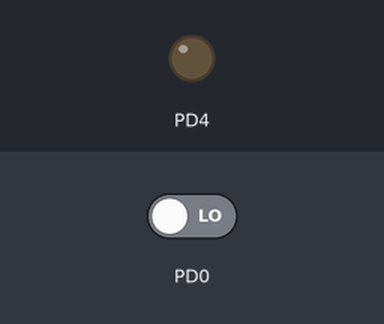
Bench run of a program on a simulated ATmega32, built with avr-gcc and emulated at 8 MHz. Parts: output pins drawn as LEDs (lit = HIGH). The inputs (shaded band) are chosen by the test bench; at power-on: PD0 LOW.

Above: at 0.3 s.
Timing chart, 0 to 1.8 s (numbered marks = the images above):
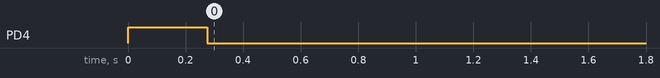

The program:

main.c
```c
/*
 *  Buzzer_and_Button.c
 *
 *  Created: 4/4/2024
 *  Author : Mina Basally
 *
 */

#define F_CPU		8000000UL

#include "util/delay.h"
#include "utils.h"
#include "ATmega32_MemoryMap_3.h"


void GPIO_init() {
	DDRD = 0b00010000;		// Configuring PD4 as an output pin
	PORTD |= (0b1 << 4);
	_delay_ms(275);
	PORTD &= ~(0b1 << 4);
	_delay_ms(275);
}


int main(void) {
	GPIO_init();

    while (1) {

		if (readbit(PIND, 0)) {
			setbit(PORTD, 4);
			_delay_ms(225);
			clearbit(PORTD, 4);
			while (readbit(PIND, 0)) ;
		}

    }

}
```

ATmega32_MemoryMap_3.h
```c
/*
 * ATmega32_MemoryMap_3.h
 *
 * Created: 4/4/2024
 *  Author: Mina
 *
 */


#ifndef ATMEGA32_MEMORYMAP_3_H_
#define ATMEGA32_MEMORYMAP_3_H_


// I/O Registers addresses
#define PORTA			(*((volatile unsigned char*)(0x3B)))		//Reset value: 0b0000 0000
#define DDRA			(*((volatile unsigned char*)(0x3A)))		//Reset value: 0b0000 0000
#define PINA			(*((volatile unsigned char*)(0x39)))		//Reset value: N/A

#define PORTB			(*((volatile unsigned char*)(0x38)))		//Reset value: 0b0000 0000
#define DDRB			(*((volatile unsigned char*)(0x37)))		//Reset value: 0b0000 0000
#define PINB			(*((volatile unsigned char*)(0x36)))		//Reset value: N/A

#define PORTC			(*((volatile unsigned char*)(0x35)))		//Reset value: 0b0000 0000
#define DDRC			(*((volatile unsigned char*)(0x34)))		//Reset value: 0b0000 0000
#define PINC			(*((volatile unsigned char*)(0x33)))		//Reset value: N/A

#define PORTD			(*((volatile unsigned char*)(0x32)))		//Reset value: 0b0000 0000
#define DDRD			(*((volatile unsigned char*)(0x31)))		//Reset value: 0b0000 0000
#define PIND			(*((volatile unsigned char*)(0x30)))		//Reset value: N/A


#endif /* ATMEGA32_MEMORYMAP_3_H_ */
```

utils.h
```c
/*
 * utils.h
 *
 * Created: 4/4/2024
 *  Author: Mina
 *
 */


#ifndef UTILS_H_
#define UTILS_H_


#define clearbit(reg, bit)			(reg &= ~(0b1 << bit))
#define setbit(reg, bit)			(reg |=  (0b1 << bit))
#define togglebit(reg, bit)			(reg ^=  (0b1 << bit))
#define readbit(reg, bit)			((reg & (0b1 << bit)) >> bit)


#endif /* UTILS_H_ */
```

Measured:
- by itself, PD4: LOW → HIGH at 0.00 s, → LOW 0.28 s later
